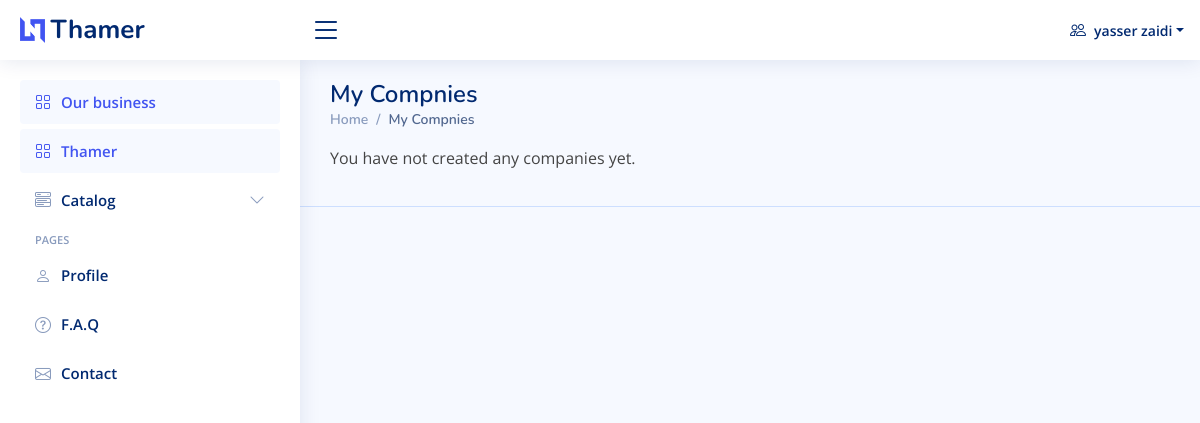
Page /home/companys/ (signed in) on the earlier database version.
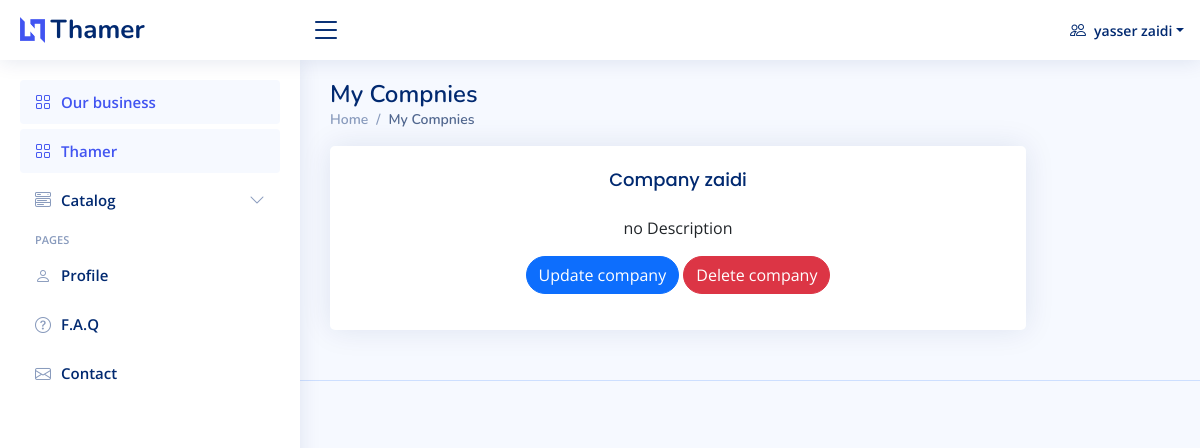
Same page on the later database version.
### main_app/models.py (models this page shows, shortened)
class Company(models.Model):
    CHOICES = (
        ('Energy', 'Energy'),
        ('Materials', 'Materials'),
        (' Media and Entertainment', 'Media and Entertainmen'),
        ('Captial goods', 'Captial goods'),
        ('Commercial & Professional Svc', 'Commercial & Professional Svc'),
        ('Transportation', 'Transportation'),
        ('Consumer Durables', 'Consumer Durables'),
        ('Consumer Services', 'Consumer Services'),
        ('Retailing', 'Retailing'),
        ('Food & Stables Retailing', 'Food & Stables Retailing'),
        ('Food & Beverages', 'Food & Beverages'),
        ('Health care Equipment & Svc', 'Health care Equipment & Svc'),
    )
    name = models.CharField(max_length=2048)
    description = models.TextField()
    local_score = models.FloatField()
    ikteva_score_now = models.FloatField()
    ikteva_score_before= models.FloatField()
    email =  models.CharField(max_length=2048)
    contact_number = models.CharField(max_length=2048)
    instagram_link = models.URLField(blank=True)
    linkdin = models.URLField(blank=True)
    twitter_link = models.URLField(blank=True)
    website = models.URLField(blank=True)
    sectors= models.TextField(max_length=2048,default='')
    owner = models.ForeignKey(User, on_delete=models.CASCADE)
    pdf_file_ikteva = models.FileField(upload_to='pdf_file_ikteva/', null=True, blank=True)
    pdf_file_local = models.FileField(upload_to='pdf_file_local/', null=True, blank=True)
    STATUS_CHOICES = [
        ('pending', 'Pending'),
        ('approved', 'Approved'),
        ('rejected', 'Rejected'),
    ]
    status = models.CharField(max_length=20, choices=STATUS_CHOICES, default='pending')

### main_app/views.py (the view)
# urls.py: path("home/companys/", views.company_page, name="company_page"),
@login_required(login_url="/users/login/")
def company_page(request:HttpRequest):
    company = Company.objects.filter(owner=request.user)
    return render(request, "main_app/my_compnies.html", {"company": company})

### main_app/templates/main_app/my_compnies.html (shortened to what this page needs)
{% extends 'main_app/base.html' %}
{% load static %}
{% block content%}
  <main id="main" class="main">
    <div class="pagetitle">
      <h1>My Compnies</h1>
      <nav>
        <ol class="breadcrumb">
          <li class="breadcrumb-item"><a href="index.html">Home</a></li>
          <li class="breadcrumb-item active">My Compnies</li>
        </ol>
      </nav>
    </div>
    {% if company %}
    <section class="section">
      <div class="row">
        <div class="col-lg-10">
      {% for company in company %}
          <div class="card">
            <div class="card-body">
            <div class="info-item d-flex flex-column justify-content-center align-items-center">
              <a href="{% url 'main_app:onwer_details' company.id %}" class="card-title">{{company.name}}</a>
              <p>{{company.description}} </p>
        <div class="mb-3">
            <a href="{% url 'main_app:update_company' company.id %}" class="btn btn-primary rounded-pill">Update company</a>
            <a href="{% url 'main_app:delete_company' company.id %}" class="btn btn-danger rounded-pill">Delete company</a>
        </div>
            </div>
          </div>
         {% endfor %}
        </div>
      </div>
  {% else %}
    <p>You have not created any companies yet.</p>
  {% endif %}
    </section>
  </main>
{% endblock %}

### main_app/templates/main_app/base.html (shortened to what this page needs)
{% load static %}
<!DOCTYPE html>
<html lang="en">
<head>
<link rel="stylesheet" href="https://cdnjs.cloudflare.com/ajax/libs/font-awesome/4.7.0/css/font-awesome.min.css">
  <link href={% static 'assets/vendor/bootstrap/css/bootstrap.min.css' %} rel="stylesheet">
  <link href={% static 'assets/vendor/bootstrap-icons/bootstrap-icons.css' %} rel="stylesheet">
  <link href={% static 'assets/vendor/boxicons/css/boxicons.min.css' %} rel="stylesheet">
  <link href={% static 'assets/vendor/quill/quill.snow.css' %} rel="stylesheet">
  <link href={% static 'assets/vendor/quill/quill.bubble.css' X} rel="stylesheet">
  <link href={% static 'assets/vendor/remixicon/remixicon.css' %} rel="stylesheet">
  <link href={% static 'assets/vendor/simple-datatables/style.css' %} rel="stylesheet">
  <link href={% static 'assets/css/style.css' %} rel="stylesheet" >
</head>
<body>
  <header id="header" class="header fixed-top d-flex align-items-center">
    <div class="d-flex align-items-center justify-content-between">
      <a href="{% url 'main_app:index_page' %}" class="logo d-flex align-items-center">
        <img src={% static 'assets/img/logo.png' %} alt="">
        <span class="d-none d-lg-block">Thamer</span>
      </a>
      <i class="bi bi-list toggle-sidebar-btn"></i>
    </div>
    <nav class="header-nav ms-auto">
      <ul class="d-flex align-items-center">
          {% if request.user.is_authenticated%}
        <li class="nav-item dropdown pe-3">
          <a class="nav-link nav-profile d-flex align-items-center pe-0" href="#" data-bs-toggle="dropdown">
                      <i class="bi bi-people"></i>
            <span class="d-none d-md-block dropdown-toggle ps-2">{{request.user.first_name}} {{request.user.last_name}}</span>
          </a>
            </li>
          {% endif %}
      </ul>
    </nav>
  </header>
  <aside id="sidebar" class="sidebar">
    <ul class="sidebar-nav" id="sidebar-nav">
      <li class="nav-item">
        <a class="nav-link " href="{% url 'main_app:over_view' %}">
          <i class="bi bi-grid"></i>
          <span>Our business</span>
        </a>
      </li>
      <li class="nav-item">
        <a class="nav-link " href="{% url 'main_app:what_we_do' %}">
          <i class="bi bi-grid"></i>
          <span>Thamer</span>
        </a>
      </li>
      <li class="nav-item">
        <a class="nav-link collapsed" data-bs-target="#components-nav" data-bs-toggle="collapse" href="#">
          <i class="bi bi-menu-button-wide"></i><span>Catalog</span><i class="bi bi-chevron-down ms-auto"></i>
        </a>
                  {% if request.user.is_authenticated%}
            </li>
            {% endif %}
        </ul>
      <li class="nav-heading">Pages</li>
          {% if request.user.is_authenticated%}
      <li class="nav-item">
        <a class="nav-link collapsed" href="{% url 'main_app:profile_page' %}">
          <i class="bi bi-person"></i>
          <span>Profile</span>
        </a>
      </li>
        {% endif %}
      <li class="nav-item">
        <a class="nav-link collapsed" href="{% url 'main_app:faq_page' %}">
          <i class="bi bi-question-circle"></i>
          <span>F.A.Q</span>
        </a>
      </li>
      <li class="nav-item">
        <a class="nav-link collapsed" href="{% url 'main_app:contact_us' %}">
          <i class="bi bi-envelope"></i>
          <span>Contact</span>
        </a>
      </li>
  </aside>
        {% block content%}
        {% endblock %}
  <footer id="footer" class="footer">
  </footer>
</body>
</html>

### main_app/static/assets/css/style.css (style rules this page uses)
:root { scroll-behavior: smooth; }
body { font-family: "Open Sans", sans-serif; background: #f6f9ff; color: #444444; }
a { color: #4154f1; text-decoration: none; }
h1, h2, h3, h4, h5, h6 { font-family: "Nunito", sans-serif; }
#main { margin-top: 60px; padding: 20px 30px; transition: all 0.3s; }
.pagetitle { margin-bottom: 10px; }
.pagetitle h1 { font-size: 24px; margin-bottom: 0; font-weight: 600; color: #012970; }
.card { margin-bottom: 30px; border: none; border-radius: 5px; box-shadow: 0px 0 30px rgba(1, 41, 112, 0.1); }
.card-title { padding: 20px 0 15px 0; font-size: 18px; font-weight: 500; color: #012970; font-family: "Poppins", sans-serif; }
.card-body { padding: 0 20px 20px 20px; }
.breadcrumb { font-size: 14px; font-family: "Nunito", sans-serif; color: #899bbd; font-weight: 600; }
.breadcrumb a { color: #899bbd; transition: 0.3s; }
.breadcrumb .breadcrumb-item::before { color: #899bbd; }
.breadcrumb .active { color: #51678f; font-weight: 600; }
.logo { line-height: 1; }
@media (min-width: 1200px) { .logo { width: 280px; } }
.logo img { max-height: 26px; margin-right: 6px; }
.logo span { font-size: 26px; font-weight: 700; color: #012970; font-family: "Nunito", sans-serif; }
.header { transition: all 0.5s; z-index: 997; height: 60px; box-shadow: 0px 2px 20px rgba(1, 41, 112, 0.1); background-color: #fff; padding-left: 20px; }
.header .toggle-sidebar-btn { font-size: 32px; padding-left: 10px; cursor: pointer; color: #012970; }
.header-nav ul { list-style: none; }
.header-nav>ul { margin: 0; padding: 0; }
.header-nav .nav-profile { color: #012970; }
.header-nav .nav-profile span { font-size: 14px; font-weight: 600; }
.sidebar { position: fixed; top: 60px; left: 0; bottom: 0; width: 300px; z-index: 996; transition: all 0.3s; padding: 20px; overflow-y: auto; scrollbar-width: thin; scrollbar-color: #aab7cf transparent; box-shadow: 0px 0px 20px rgba(1, 41, 112, 0.1); background-color: #fff; }
@media (min-width: 1200px) { #main, #footer { margin-left: 300px; } }
.sidebar-nav { padding: 0; margin: 0; list-style: none; }
.sidebar-nav li { padding: 0; margin: 0; list-style: none; }
.sidebar-nav .nav-item { margin-bottom: 5px; }
.sidebar-nav .nav-heading { font-size: 11px; text-transform: uppercase; color: #899bbd; font-weight: 600; margin: 10px 0 5px 15px; }
.sidebar-nav .nav-link { display: flex; align-items: center; font-size: 15px; font-weight: 600; color: #4154f1; transition: 0.3; background: #f6f9ff; padding: 10px 15px; border-radius: 4px; }
.sidebar-nav .nav-link i { font-size: 16px; margin-right: 10px; color: #4154f1; }
.sidebar-nav .nav-link.collapsed { color: #012970; background: #fff; }
.sidebar-nav .nav-link.collapsed i { color: #899bbd; }
.sidebar-nav .nav-link .bi-chevron-down { margin-right: 0; transition: transform 0.2s ease-in-out; }
.footer { padding: 20px 0; font-size: 14px; transition: all 0.3s; border-top: 1px solid #cddfff; }

Differences in the rows shown:
added Company: name "Company zaidi", description "no Description"
Other differences:
text no longer shown: "You have not created any companies yet."
